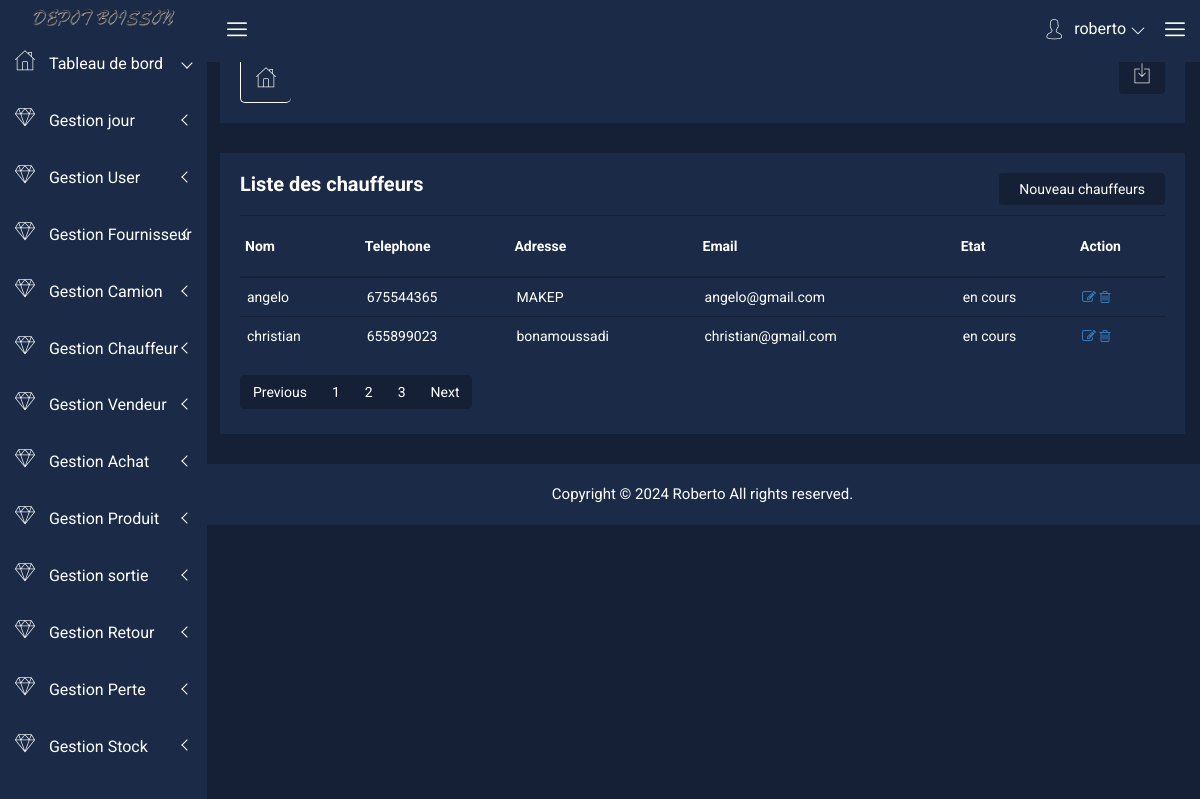
Page /index.php?page=listchauffeur (signed in) on the committed database.
### tables this page shows
CREATE TABLE `chauffeur` (
  `id_chauffeur` int(255) NOT NULL,
  `nom` varchar(255) NOT NULL,
  `telephone` varchar(255) NOT NULL,
  `adresse` varchar(255) NOT NULL,
  `email` varchar(255) NOT NULL,
  `etat` varchar(255) NOT NULL
);

### model/chauffeur.php (called while the page is built, shortened)
<?php
  class chauffeur{
    public function connect(){
      $host="localhost";
      $dbname="gestions_stocks";
      $user="root";
      $pass="";
      $connect = new PDO ("mysql:host=$host;dbname=$dbname",$user,$pass);
      $connect->setAttribute(PDO::ATTR_ERRMODE,PDO::ERRMODE_EXCEPTION);
      return $connect;
    }
    public function listchauffeur(){
      $connect=$this->connect();
      $test=$connect->query("SELECT*FROM chauffeur WHERE etat='en cours'");
      $resultat=$test->fetchAll();
      return $resultat;
    }
   }

### vues/listchauffeur.php (the view)
<?php
    require("header.php");
?>
             <div class="breadcome-area">
                <div class="container-fluid">
                    <div class="row">
                        <div class="col-lg-12 col-md-12 col-sm-12 col-xs-12">
							<div class="breadcome-list">
                                <div class="row">
                                    <div class="col-lg-6 col-md-6 col-sm-6 col-xs-6">
                                        <div class="breadcomb-wp">
											<div class="breadcomb-icon">
												<i class="icon nalika-home"></i>
											</div>
										</div>
                                    </div>
                                    <div class="col-lg-6 col-md-6 col-sm-6 col-xs-6">
                                        <div class="breadcomb-report">
											<button data-toggle="tooltip" data-placement="left" title="Download Report" class="btn"><i class="icon nalika-download"></i></button>
										</div>
                                    </div>
                                </div>
                            </div>
                        </div>
                    </div>
                </div>
            </div>
        </div>
         <div class="product-status mg-b-30">
            <div class="container-fluid">
                <div class="row">
                    <div class="col-lg-12 col-md-12 col-sm-12 col-xs-12">
                        <div class="product-status-wrap">
                            <h4>Liste des chauffeurs</h4>
                            <div class="add-product">
                                <a href="index.php?page=addchauffeur">Nouveau chauffeurs</a>
                            </div>
                            <table>
                                <tr>
                                    <th>Nom</th>
                                    <th>Telephone</th>
                                    <th>Adresse</th>
                                    <th>Email</th>
                                    <th>Etat</th>
                                    <th>Action</th>
                                </tr>
                                <?php foreach($listechauffeur as $data) { ?>
                                <tr>
                                    <td> <?php echo $data['nom'] ?> </td>
                                    <td><?php echo $data['telephone'] ?></td>
                                    <td>
                                    <?php echo $data['adresse'] ?>
                                    </td>
                                    <td><?php echo $data['email'] ?></td>
                                    <td><?php echo $data['etat'] ?></td>
                                    <td>
                                    <a href="index.php?page=modifierChauf&id=<?php echo $data['id_chauffeur'] ?>" class="pd-setting-ed"><i class="fa fa-pencil-square-o" aria-hidden="true"></i></a>
                                    <a href="index.php?page=deletechauf&id=<?php echo $data['id_chauffeur'] ?>" class="pd-setting-ed"><i class="fa fa-trash-o" aria-hidden="true"></i></a>
                                    </td>
                                </tr>
                               <?php } ?>
                            </table>
                            <div class="custom-pagination">
								<ul class="pagination">
									<li class="page-item"><a class="page-link" href="#">Previous</a></li>
									<li class="page-item"><a class="page-link" href="#">1</a></li>
									<li class="page-item"><a class="page-link" href="#">2</a></li>
									<li class="page-item"><a class="page-link" href="#">3</a></li>
									<li class="page-item"><a class="page-link" href="#">Next</a></li>
								</ul>
                            </div>
                        </div>
                    </div>
                </div>
            </div>
        </div>
<?php
    require("footer.php");
?>

### css/main.css (style rules this page uses)
html { color: #222; font-size: 1em; line-height: 1.4; }

### rows in the picture
chauffeur: nom "angelo", telephone "675544365", adresse "MAKEP", email "angelo@gmail.com", etat "en cours"
chauffeur: nom "christian", telephone "655899023", adresse "bonamoussadi", email "christian@gmail.com", etat "en cours"

### other values in the picture
$_SESSION['user'] "roberto"
